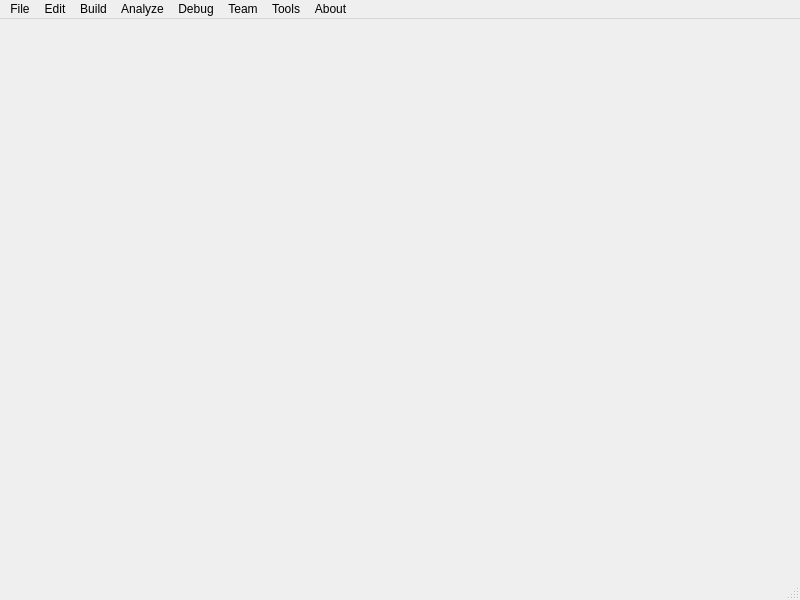
<?xml version="1.0" encoding="UTF-8"?>
<ui version="4.0">
 <class>MainWindow</class>
 <widget class="QMainWindow" name="RINGS CE - Community Edition">
  <property name="geometry">
   <rect>
    <x>0</x>
    <y>0</y>
    <width>800</width>
    <height>600</height>
   </rect>
  </property>
  <property name="windowTitle">
   <string>RINGSCE - Community Edition</string>
  </property>
  <widget class="QWidget" name="centralwidget"/>
  <widget class="QMenuBar" name="menubar">
   <property name="geometry">
    <rect>
     <x>0</x>
     <y>0</y>
     <width>800</width>
     <height>25</height>
    </rect>
   </property>
   <widget class="QMenu" name="menuFile">
    <property name="title">
     <string>File</string>
    </property>
    <widget class="QMenu" name="menuPreferences">
     <property name="title">
      <string>Preferences</string>
     </property>
     <addaction name="actionSettings"/>
     <addaction name="actionCompilers"/>
    </widget>
    <addaction name="actionNewProject"/>
    <addaction name="actionNewFile"/>
    <addaction name="actionEdit"/>
    <addaction name="menuPreferences"/>
    <addaction name="actionSave"/>
    <addaction name="actionSaveAs"/>
    <addaction name="actionSaveAll"/>
    <addaction name="actionClose"/>
    <addaction name="actionCloseAll"/>
    <addaction name="actionExit"/>
   </widget>
   <widget class="QMenu" name="menuEdit">
    <property name="title">
     <string>Edit</string>
    </property>
    <addaction name="actionUndo"/>
    <addaction name="actionRedo"/>
    <addaction name="actionCut"/>
    <addaction name="actionPaste"/>
    <addaction name="actionSelect"/>
    <addaction name="actionSelectAll"/>
    <addaction name="actionFind"/>
    <addaction name="actionFindReplace"/>
    <addaction name="actionSearch"/>
   </widget>
   <widget class="QMenu" name="menuBuild">
    <property name="title">
     <string>Build</string>
    </property>
    <addaction name="actionBuild"/>
    <addaction name="actionBuildAll"/>
    <addaction name="actionClean"/>
    <addaction name="actionCleanAll"/>
    <addaction name="actionRun"/>
    <addaction name="actionRunWithoutDeployment"/>
   </widget>
   <widget class="QMenu" name="menuAnalyze">
    <property name="title">
     <string>Analyze</string>
    </property>
    <addaction name="actionCLang"/>
    <addaction name="actionGDB_2"/>
   </widget>
   <widget class="QMenu" name="menuDebug">
    <property name="title">
     <string>Debug</string>
    </property>
    <widget class="QMenu" name="menuDebug_2">
     <property name="title">
      <string>Debug</string>
     </property>
     <addaction name="actionDeploy"/>
     <addaction name="actionDepoyWithoutDebugging"/>
    </widget>
    <addaction name="menuDebug_2"/>
   </widget>
   <widget class="QMenu" name="menuAbout">
    <property name="title">
     <string>About</string>
    </property>
    <addaction name="actionUpdate"/>
    <addaction name="actionAbout"/>
   </widget>
   <widget class="QMenu" name="menuTools">
    <property name="title">
     <string>Tools</string>
    </property>
    <addaction name="actionCompilers_2"/>
    <addaction name="actionSdks"/>
    <addaction name="actionIncludes"/>
    <addaction name="actionPlugins"/>
    <addaction name="actionAddIns"/>
   </widget>
   <widget class="QMenu" name="menuTeam">
    <property name="title">
     <string>Team</string>
    </property>
    <addaction name="actionChat"/>
    <addaction name="actionCVS"/>
    <addaction name="actionGithub"/>
    <addaction name="actionSubversion"/>
    <addaction name="actionMercurial"/>
    <addaction name="actionBazaar"/>
   </widget>
   <addaction name="menuFile"/>
   <addaction name="menuEdit"/>
   <addaction name="menuBuild"/>
   <addaction name="menuAnalyze"/>
   <addaction name="menuDebug"/>
   <addaction name="menuTeam"/>
   <addaction name="menuTools"/>
   <addaction name="menuAbout"/>
  </widget>
  <widget class="QStatusBar" name="statusbar"/>
  <action name="actionNewProject">
   <property name="text">
    <string>New Project</string>
   </property>
  </action>
  <action name="actionNewFile">
   <property name="text">
    <string>New File</string>
   </property>
  </action>
  <action name="actionEdit">
   <property name="text">
    <string>Edit</string>
   </property>
  </action>
  <action name="actionSave">
   <property name="text">
    <string>Save</string>
   </property>
  </action>
  <action name="actionSaveAs">
   <property name="text">
    <string>Save As</string>
   </property>
  </action>
  <action name="actionSaveAll">
   <property name="text">
    <string>Save All</string>
   </property>
  </action>
  <action name="actionClose">
   <property name="text">
    <string>Close</string>
   </property>
  </action>
  <action name="actionCloseAll">
   <property name="text">
    <string>Close All</string>
   </property>
  </action>
  <action name="actionExit">
   <property name="text">
    <string>Exit</string>
   </property>
  </action>
  <action name="actionBuild">
   <property name="text">
    <string>Build</string>
   </property>
  </action>
  <action name="actionBuildAll">
   <property name="text">
    <string>Build All</string>
   </property>
  </action>
  <action name="actionClean">
   <property name="text">
    <string>Clean</string>
   </property>
  </action>
  <action name="actionCleanAll">
   <property name="text">
    <string>Clean All</string>
   </property>
  </action>
  <action name="actionCLang">
   <property name="text">
    <string>CLang</string>
   </property>
  </action>
  <action name="actionSettings">
   <property name="text">
    <string>Settings</string>
   </property>
  </action>
  <action name="actionCompilers">
   <property name="text">
    <string>Compilers</string>
   </property>
  </action>
  <action name="actionUpdate">
   <property name="text">
    <string>Update</string>
   </property>
  </action>
  <action name="actionAbout">
   <property name="text">
    <string>About</string>
   </property>
  </action>
  <action name="actionCVS">
   <property name="text">
    <string>CVS</string>
   </property>
  </action>
  <action name="actionChat">
   <property name="text">
    <string>Team Chat</string>
   </property>
  </action>
  <action name="actionGithub">
   <property name="text">
    <string>Github</string>
   </property>
  </action>
  <action name="actionSubversion">
   <property name="text">
    <string>Subversion</string>
   </property>
  </action>
  <action name="actionMercurial">
   <property name="text">
    <string>Mercurial</string>
   </property>
  </action>
  <action name="actionBazaar">
   <property name="text">
    <string>Bazaar</string>
   </property>
  </action>
  <action name="actionCompilers_2">
   <property name="text">
    <string>Compilers</string>
   </property>
  </action>
  <action name="actionSdks">
   <property name="text">
    <string>Sdks</string>
   </property>
  </action>
  <action name="actionIncludes">
   <property name="text">
    <string>Includes</string>
   </property>
  </action>
  <action name="actionPlugins">
   <property name="text">
    <string>Plugins</string>
   </property>
  </action>
  <action name="actionAddIns">
   <property name="text">
    <string>Add-Ins</string>
   </property>
  </action>
  <action name="actionUndo">
   <property name="text">
    <string>Undo</string>
   </property>
  </action>
  <action name="actionRedo">
   <property name="text">
    <string>Redo</string>
   </property>
  </action>
  <action name="actionCut">
   <property name="text">
    <string>Cut</string>
   </property>
  </action>
  <action name="actionPaste">
   <property name="text">
    <string>Paste</string>
   </property>
  </action>
  <action name="actionSelect">
   <property name="text">
    <string>Select</string>
   </property>
  </action>
  <action name="actionSelectAll">
   <property name="text">
    <string>Select All</string>
   </property>
  </action>
  <action name="actionFind">
   <property name="text">
    <string>Find </string>
   </property>
  </action>
  <action name="actionFindReplace">
   <property name="text">
    <string>Find &amp; Replace</string>
   </property>
  </action>
  <action name="actionSearch">
   <property name="text">
    <string>Search</string>
   </property>
  </action>
  <action name="actionGDB_2">
   <property name="text">
    <string>GDB</string>
   </property>
  </action>
  <action name="actionDeploy">
   <property name="text">
    <string>Deploy</string>
   </property>
  </action>
  <action name="actionDepoyWithoutDebugging">
   <property name="text">
    <string>Depoy without Debugging</string>
   </property>
  </action>
  <action name="actionRun">
   <property name="text">
    <string>Run</string>
   </property>
  </action>
  <action name="actionRunWithoutDeployment">
   <property name="text">
    <string>Run without Deployment</string>
   </property>
  </action>
 </widget>
 <resources/>
 <connections/>
</ui>
